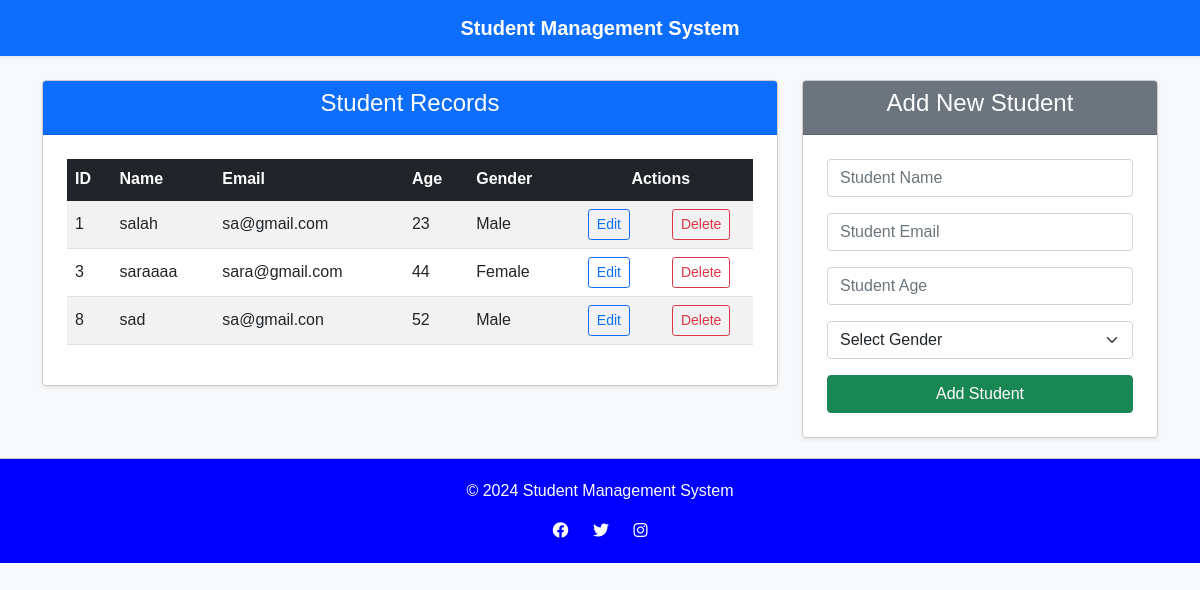
The page / on the database its author committed.
### app/models.py (models this page shows, shortened)
class StudentRecordModel(models.Model):
    student_name = models.CharField(max_length=50, blank=False, null=False)
    student_email = models.EmailField(unique=True, blank=False, null=False)
    student_age = models.PositiveIntegerField(blank=False, null=False)
    student_gender = models.CharField(max_length=10, choices=[('Male', 'Male'), ('Female', 'Female'), ('Other', 'Other')], blank=False, null=False)
    enrollment_date = models.DateField(auto_now_add=True)  # new field example

### app/views.py (the view)
# urls.py: path('', views.student_records_list, name="student_records_list"),
def student_records_list(request):
    data = StudentRecordModel.objects.all()
    context = {"data": data}
    return render(request, "index.html", context)

### templates/index.html (shortened to what this page needs)
<!DOCTYPE html>
<html lang="en">
<head>
    <link
        href="https://cdn.jsdelivr.net/npm/bootstrap@5.1.3/dist/css/bootstrap.min.css"
        rel="stylesheet"
    />
    <link rel="stylesheet" href="https://cdnjs.cloudflare.com/ajax/libs/font-awesome/6.0.0/css/all.min.css" />
</head>
<body class="bg-light">
    <nav class="navbar navbar-expand-lg navbar-dark bg-primary mb-4 shadow-sm">
        <div class="container">
            <a class="navbar-brand mx-auto" href="/">Student Management System</a>
        </div>
    </nav>
    <div class="container">
        <div class="row">
            <div class="col-md-8 mb-4">
                <div class="card shadow-sm">
                    <div class="card-header bg-primary text-white text-center">
                        <h4>Student Records</h4>
                    </div>
                    <div class="card-body p-4">
                        <div class="table-responsive">
                            <table class="table table-striped align-middle">
                                <thead class="table-dark">
                                    <tr>
                                        <th scope="col">ID</th>
                                        <th scope="col">Name</th>
                                        <th scope="col">Email</th>
                                        <th scope="col">Age</th>
                                        <th scope="col">Gender</th>
                                        <th scope="col" colspan="2" class="text-center">Actions</th>
                                    </tr>
                                </thead>
                                <tbody>
                                    {% for student in data %}
                                    <tr>
                                        <td>{{ student.id }}</td>
                                        <td>{{ student.student_name }}</td>
                                        <td>{{ student.student_email }}</td>
                                        <td>{{ student.student_age }}</td>
                                        <td>{{ student.student_gender }}</td>
                                        <td class="text-center">
                                            <a href="{% url 'update_student_record' student.id %}" class="btn btn-outline-primary btn-sm">Edit</a>
                                        </td>
                                        <td class="text-center">
                                            <a href="{% url 'delete_student_record' student.id %}" class="btn btn-outline-danger btn-sm">Delete</a>
                                        </td>
                                    </tr>
                                    {% endfor %}
                                </tbody>
                            </table>
                        </div>
                    </div>
                </div>
            </div>
            <div class="col-md-4">
                <div class="card shadow-sm">
                    <div class="card-header bg-secondary text-white text-center">
                        <h4>Add New Student</h4>
                    </div>
                    <div class="card-body p-4">
                        <form action="{% url 'insert_student_record' %}" method="post">
                            <div class="mb-3">
                                <input
                                    type="text"
                                    class="form-control"
                                    placeholder="Student Name"
                                    name="student_name"
                                    required
                                />
                            </div>
                            <div class="mb-3">
                                <input
                                    type="email"
                                    class="form-control"
                                    placeholder="Student Email"
                                    name="student_email"
                                    required
                                />
                            </div>
                            <div class="mb-3">
                                <input
                                    type="number"
                                    class="form-control"
                                    placeholder="Student Age"
                                    name="student_age"
                                    required
                                />
                            </div>
                            <div class="mb-3">
                                <select id="student_gender" class="form-select" name="student_gender" required>
                                    <option selected disabled>Select Gender</option>
                                </select>
                            </div>
                            <div class="d-grid">
                                <button class="btn btn-success" type="submit">Add Student</button>
                            </div>
                        </form>
                    </div>
                </div>
            </div>
        </div>
    </div>
    <footer>
        <p>&copy; 2024 Student Management System</p>
        <div class="social-icons">
            <a href="#" target="_blank"><i class="fab fa-facebook"></i></a>
            <a href="#" target="_blank"><i class="fab fa-twitter"></i></a>
            <a href="#" target="_blank"><i class="fab fa-instagram"></i></a>
        </div>
    </footer>
</body>
</html>

### templates/index.html (style rules this page uses)
body { font-family: sans-serif; }
.navbar { background-color: #333; }
.navbar-brand { font-weight: bold; }
.card { border: 1px solid #ccc; box-shadow: 2px 2px 5px rgba(0, 0, 0, 0.1); }
.card-header { background-color: #007bff; }
footer { background-color: blue; color: white; padding: 20px; text-align: center; margin-top: 20px; border-top: 1px solid #ccc; }
.social-icons a { margin: 0 10px; color: white; text-decoration: none; }

### rows shown on the page
StudentRecordModel: id "1", student_name "salah", student_email "sa@gmail.com", student_age "23", student_gender "Male"
StudentRecordModel: id "3", student_name "saraaaa", student_email "sara@gmail.com", student_age "44", student_gender "Female"
StudentRecordModel: id "8", student_name "sad", student_email "sa@gmail.con", student_age "52", student_gender "Male"
